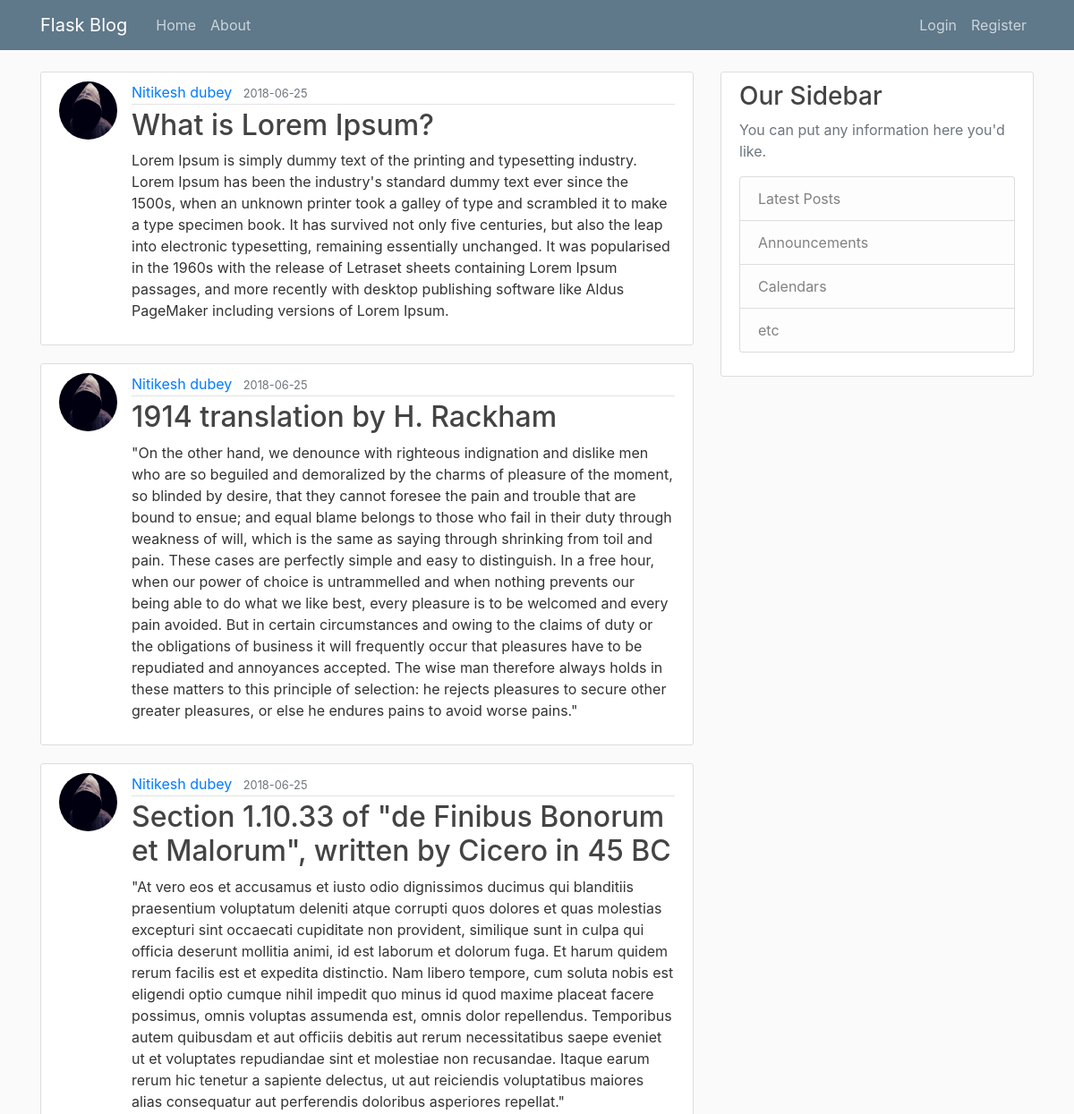
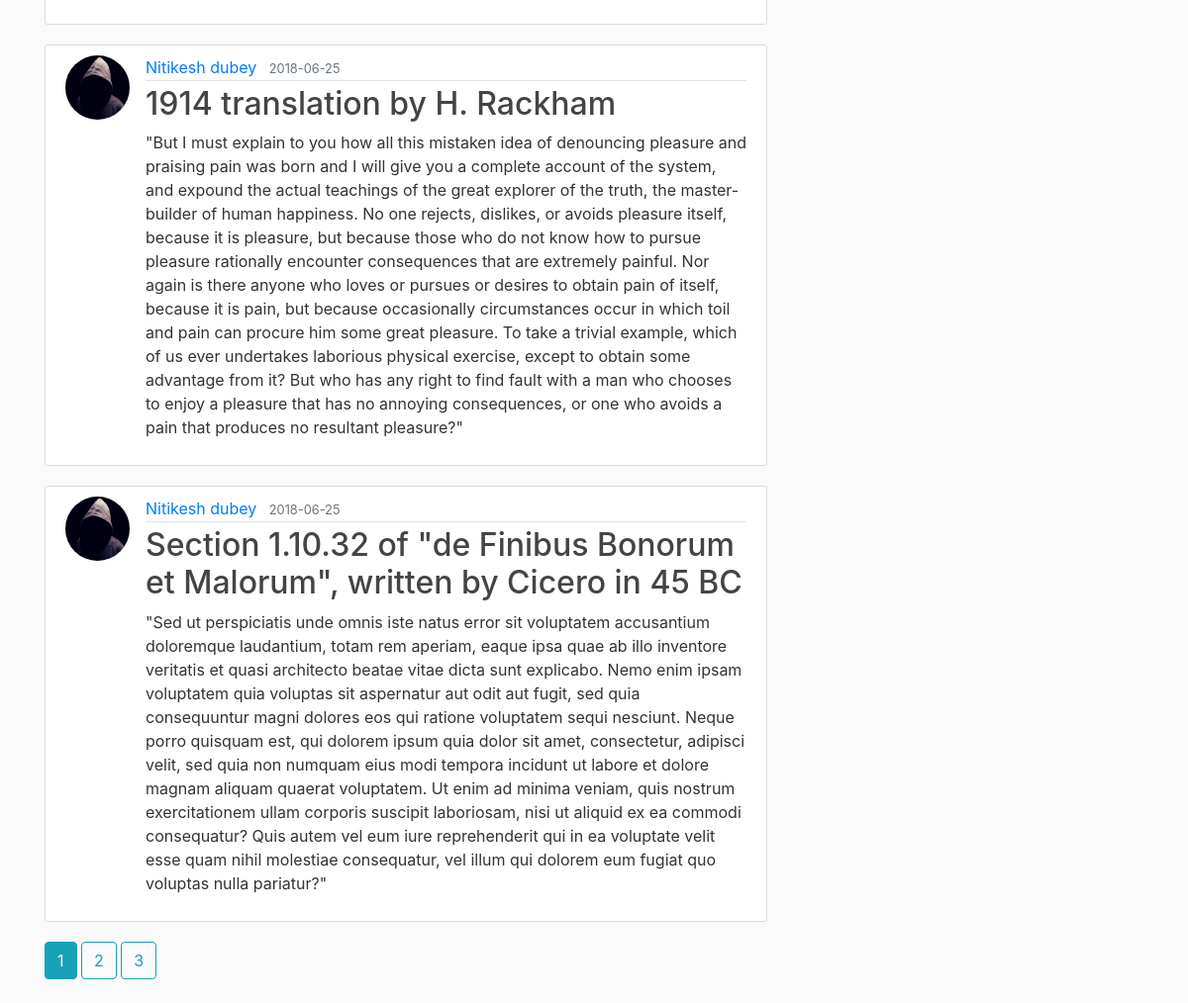
The page /home on the database its author committed (2 pictures, top to bottom).
### flaskblog/models.py (models this page shows, shortened)
class Post(db.Model):
    id = db.Column(db.Integer, primary_key=True)
    title = db.Column(db.String(100), nullable=False)
    date_posted = db.Column(db.DateTime, nullable=False, default=datetime.utcnow)
    content = db.Column(db.Text, nullable=False)
    user_id = db.Column(db.Integer, db.ForeignKey('user.id'), nullable=False)

class User(db.Model,UserMixin):
    id = db.Column(db.Integer, primary_key=True)
    username = db.Column(db.String(20), unique=True, nullable=False)
    email = db.Column(db.String(120), unique=True, nullable=False)
    image_file = db.Column(db.String(20), nullable=False, default='default.jpeg')
    password = db.Column(db.String(60), nullable=False)
    posts = db.relationship('Post', backref='author', lazy=True)

### flaskblog/routes.py (the view)
@app.route("/")
@app.route("/home")
def home():
    page = request.args.get('page', 1, type=int)
    posts = Post.query.order_by(Post.date_posted.desc()).paginate(page=page, per_page=5)
    return render_template('home.html', posts=posts)

### flaskblog/templates/home.html
{% extends 'layout.html'%}
{% block content %}
{% for post in posts.items %}
<article class="media content-section">
    <img class="rounded-circle article-img"
         src="{{ url_for('static',filename='profile_pics/'+post.author.image_file)}}">
    <div class="media-body">
        <div class="article-metadata">
            <a class="mr-2" href="{{ url_for('user_posts',username=post.author.username)}}">{{ post.author.username }}</a>
            <small class="text-muted">{{ post.date_posted.strftime('%Y-%m-%d') }}</small>
        </div>
        <h2><a class="article-title" href="{{ url_for('post',post_id=post.id)}}">{{ post.title }}</a></h2>
        <p class="article-content">{{ post.content }}</p>
    </div>
</article>
{% endfor %}
{% for page_num in posts.iter_pages(left_edge=1,right_edge=1,left_current=1,right_current=2)%}
    {% if page_num%}
        {% if posts.page==page_num%}
            <a class="btn btn-info mb-4" href="{{url_for('home',page=page_num)}}">{{page_num}}</a>
        {% else%}
            <a class="btn btn-outline-info mb-4" href="{{url_for('home',page=page_num)}}">{{page_num}}</a>
        {%endif%}
    {% else%}
    ...
    {% endif%}
{% endfor %}
{% endblock content%}

### flaskblog/templates/layout.html (shortened to what this page needs)
<!DOCTYPE html>
<html lang="en">
<head>
    <link rel="stylesheet" href="https://stackpath.bootstrapcdn.com/bootstrap/4.1.1/css/bootstrap.min.css"
>
    <link rel="stylesheet" type="text/css" href="{{url_for('static',filename='main.css')}}">
</head>
<body>
<header class="site-header">
    <nav class="navbar navbar-expand-md navbar-dark bg-steel fixed-top">
        <div class="container">
            <a class="navbar-brand mr-4" href="{{url_for('home')}}">Flask Blog</a>
            <div class="collapse navbar-collapse" id="navbarToggle">
                <div class="navbar-nav mr-auto">
                    <a class="nav-item nav-link" href="{{url_for('home')}}">Home</a>
                    <a class="nav-item nav-link" href="{{url_for('about')}}">About</a>
                </div>
                <div class="navbar-nav">
                    {% if current_user.is_authenticated%}
                     <a class="nav-item nav-link" href="{{url_for('new_post')}}">New Post</a>
                    <a class="nav-item nav-link" href="{{url_for('account')}}">Account</a>
                    <a class="nav-item nav-link" href="{{url_for('logout')}}">Logout</a>
                    {%else%}
                    <a class="nav-item nav-link" href="{{url_for('login')}}">Login</a>
                    <a class="nav-item nav-link" href="{{url_for('register')}}">Register</a>
                    {%endif%}
                </div>
            </div>
        </div>
    </nav>
</header>
<main role="main" class="container">
    <div class="row">
        <div class="col-md-8">
            {% block content %}{% endblock %}
        </div>
        <div class="col-md-4">
            <div class="content-section">
                <h3>Our Sidebar</h3>
                <p class='text-muted'>You can put any information here you'd like.
                <ul class="list-group">
                    <li class="list-group-item list-group-item-light">Latest Posts</li>
                    <li class="list-group-item list-group-item-light">Announcements</li>
                    <li class="list-group-item list-group-item-light">Calendars</li>
                    <li class="list-group-item list-group-item-light">etc</li>
                </ul>
                </p>
            </div>
        </div>
    </div>
</main>
</body>
</html>

### flaskblog/static/main.css (style rules this page uses)
body { background: #fafafa; color: #333333; margin-top: 5rem; }
h1, h2, h3, h4, h5, h6 { color: #444444; }
.bg-steel { background-color: #5f788a; }
.site-header .navbar-nav .nav-link { color: #cbd5db; }
.content-section { background: #ffffff; padding: 10px 20px; border: 1px solid #dddddd; border-radius: 3px; margin-bottom: 20px; }
.article-title { color: #444444; }
.article-content { white-space: pre-line; }
.article-img { height: 65px; width: 65px; margin-right: 16px; }
.article-metadata { padding-bottom: 1px; margin-bottom: 4px; border-bottom: 1px solid #e3e3e3 }

### rows shown on the page
Post: image_file (placeholder picture), author.username "Nitikesh dubey", date_posted "2018-06-25", title "What is Lorem Ipsum?", content "Lorem Ipsum is simply dummy text of the printing and typesetting industry. Lorem Ipsum has been the industry's standard dummy text ever since the 1500s, when an unknown printer took a galley of type and scrambled it to make a type specimen book. It has survived not only five centuries, but also the leap into electronic typesetting, remaining essentially unchanged. It was popularised in the 1960s with the release of Letraset sheets containing Lorem Ipsum passages, and more recently with desktop publishing software like Aldus PageMaker including versions of Lorem Ipsum."
Post: image_file (placeholder picture), author.username "Nitikesh dubey", date_posted "2018-06-25", title "1914 translation by H. Rackham", content "\"On the other hand, we denounce with righteous indignation and dislike men who are so beguiled and demoralized by the charms of pleasure of the moment, so blinded by desire, that they cannot foresee the pain and trouble that are bound to ensue; and equal blame belongs to those who fail in their duty through weakness of will, which is the same as saying through shrinking from toil and pain. These cases are perfectly simple and easy to distinguish. In a free hour, when our power of choice is untrammelled and when nothing prevents our being able to do what we like best, every pleasure is to be welcomed and every pain avoided. But in certain circumstances and owing to the claims of duty or the…"
Post: image_file (placeholder picture), author.username "Nitikesh dubey", date_posted "2018-06-25", title "Section 1.10.33 of \"de Finibus Bonorum et Malorum\", written by Cicero in 45 BC", content "\"At vero eos et accusamus et iusto odio dignissimos ducimus qui blanditiis praesentium voluptatum deleniti atque corrupti quos dolores et quas molestias excepturi sint occaecati cupiditate non provident, similique sunt in culpa qui officia deserunt mollitia animi, id est laborum et dolorum fuga. Et harum quidem rerum facilis est et expedita distinctio. Nam libero tempore, cum soluta nobis est eligendi optio cumque nihil impedit quo minus id quod maxime placeat facere possimus, omnis voluptas assumenda est, omnis dolor repellendus. Temporibus autem quibusdam et aut officiis debitis aut rerum necessitatibus saepe eveniet ut et voluptates repudiandae sint et molestiae non recusandae. Itaque…"
Post: image_file (placeholder picture), author.username "Nitikesh dubey", date_posted "2018-06-25", title "1914 translation by H. Rackham", content "\"But I must explain to you how all this mistaken idea of denouncing pleasure and praising pain was born and I will give you a complete account of the system, and expound the actual teachings of the great explorer of the truth, the master-builder of human happiness. No one rejects, dislikes, or avoids pleasure itself, because it is pleasure, but because those who do not know how to pursue pleasure rationally encounter consequences that are extremely painful. Nor again is there anyone who loves or pursues or desires to obtain pain of itself, because it is pain, but because occasionally circumstances occur in which toil and pain can procure him some great pleasure. To take a trivial example,…"
Post: image_file (placeholder picture), author.username "Nitikesh dubey", date_posted "2018-06-25", title "Section 1.10.32 of \"de Finibus Bonorum et Malorum\", written by Cicero in 45 BC", content "\"Sed ut perspiciatis unde omnis iste natus error sit voluptatem accusantium doloremque laudantium, totam rem aperiam, eaque ipsa quae ab illo inventore veritatis et quasi architecto beatae vitae dicta sunt explicabo. Nemo enim ipsam voluptatem quia voluptas sit aspernatur aut odit aut fugit, sed quia consequuntur magni dolores eos qui ratione voluptatem sequi nesciunt. Neque porro quisquam est, qui dolorem ipsum quia dolor sit amet, consectetur, adipisci velit, sed quia non numquam eius modi tempora incidunt ut labore et dolore magnam aliquam quaerat voluptatem. Ut enim ad minima veniam, quis nostrum exercitationem ullam corporis suscipit laboriosam, nisi ut aliquid ex ea commodi…"

### other values the page prints
{{ page_num }} "1"
{{ page_num }} "2" "3"
